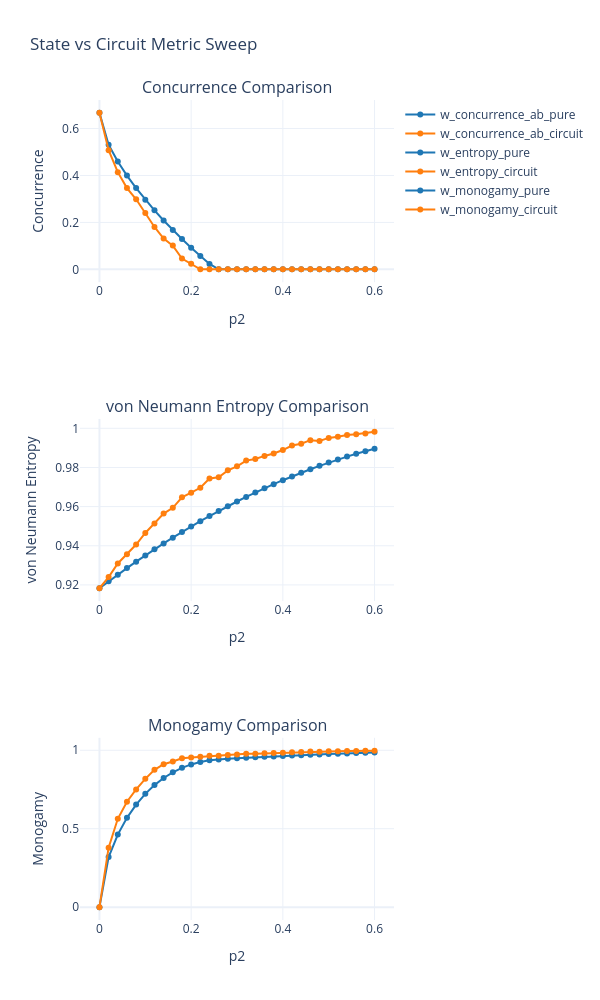
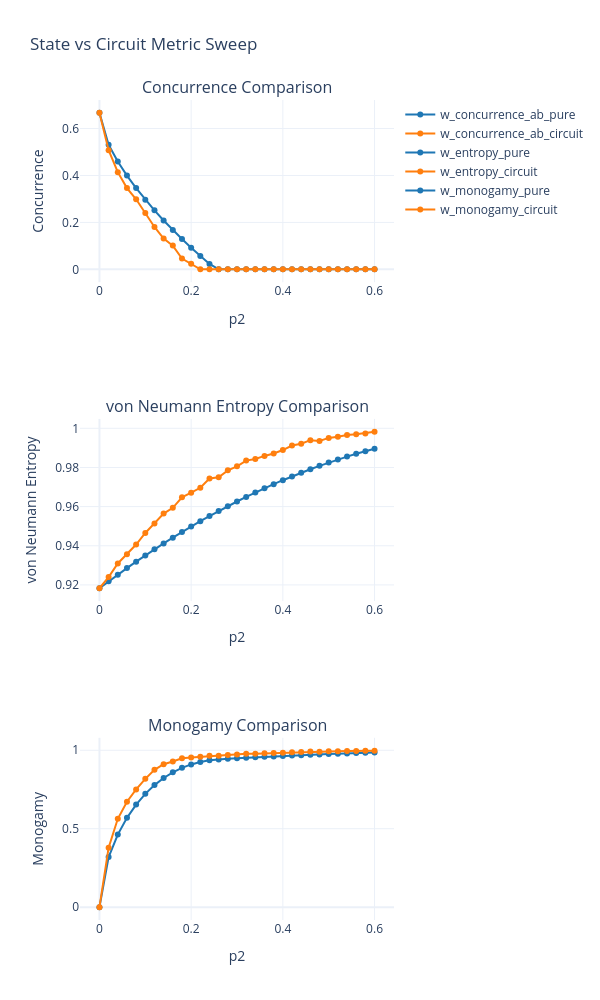

The cell these charts' notebook holds for them, in order:
### Code cell
# Multi-scatter subplot example: W-state pure vs circuit
plot_multi_scatter_from_csv_plotly(
    csv_path="out/loop_metrics.csv",
    x_axes="sweep_value",
    data_sets=[
        ("w_concurrence_ab_pure", "w_concurrence_ab_circuit"),
        ("w_entropy_pure", "w_entropy_circuit"),
        ("w_monogamy_pure", "w_monogamy_circuit"),
    ],
    x_label="p2",
    y_labels=["Concurrence", "von Neumann Entropy", "Monogamy"],
    titles=[
        "Concurrence Comparison",
        "von Neumann Entropy Comparison",
        "Monogamy Comparison",
    ],
    figure_title="State vs Circuit Metric Sweep",
    width=600,
    height=1000,
)

### Figure 1 — Plotly figure (JSON) as saved in the notebook; plotly's stock layout.template omitted (floating-point values rounded to 4 significant figures)
{"data": [{"line": {"color": "#1f77b4"}, "marker": {"color": "#1f77b4"}, "mode": "lines+markers", "name": "w_concurrence_ab_pure", "type": "scatter", "x": [0.0, 0.02, 0.04, 0.06, 0.08, 0.1, 0.12, 0.14, 0.16, 0.18, 0.2, 0.22, 0.24, 0.26, 0.28, 0.3, 0.32, 0.34, 0.36, 0.38, 0.4, 0.42, 0.44, 0.46, 0.48, 0.5, 0.52, 0.54, 0.56, 0.58, 0.6], "xaxis": "x", "y": [0.6667, 0.5304, 0.4592, 0.3994, 0.3461, 0.297, 0.2514, 0.2084, 0.1677, 0.1291, 0.09221, 0.05702, 0.02335, 0.0, 0.0, 0.0, 0.0, 0.0, 0.0, 0.0, 0.0, 0.0, 0.0, 0.0, 0.0, 0.0, 0.0, 0.0, 0.0, 0.0, 0.0], "yaxis": "y"}, {"line": {"color": "#ff7f0e"}, "marker": {"color": "#ff7f0e"}, "mode": "lines+markers", "name": "w_concurrence_ab_circuit", "type": "scatter", "x": [0.0, 0.02, 0.04, 0.06, 0.08, 0.1, 0.12, 0.14, 0.16, 0.18, 0.2, 0.22, 0.24, 0.26, 0.28, 0.3, 0.32, 0.34, 0.36, 0.38, 0.4, 0.42, 0.44, 0.46, 0.48, 0.5, 0.52, 0.54, 0.56, 0.58, 0.6], "xaxis": "x", "y": [0.6667, 0.5075, 0.414, 0.3463, 0.2984, 0.2401, 0.1805, 0.1312, 0.1012, 0.04604, 0.02415, 0.0, 0.0, 0.0, 0.0, 0.0, 0.0, 0.0, 0.0, 0.0, 0.0, 0.0, 0.0, 0.0, 0.0, 0.0, 0.0, 0.0, 0.0, 0.0, 0.0], "yaxis": "y"}, {"line": {"color": "#1f77b4"}, "marker": {"color": "#1f77b4"}, "mode": "lines+markers", "name": "w_entropy_pure", "type": "scatter", "x": [0.0, 0.02, 0.04, 0.06, 0.08, 0.1, 0.12, 0.14, 0.16, 0.18, 0.2, 0.22, 0.24, 0.26, 0.28, 0.3, 0.32, 0.34, 0.36, 0.38, 0.4, 0.42, 0.44, 0.46, 0.48, 0.5, 0.52, 0.54, 0.56, 0.58, 0.6], "xaxis": "x2", "y": [0.9183, 0.9218, 0.9252, 0.9286, 0.9319, 0.9351, 0.9382, 0.9412, 0.9441, 0.947, 0.9498, 0.9525, 0.9552, 0.9577, 0.9602, 0.9626, 0.9649, 0.9672, 0.9694, 0.9715, 0.9735, 0.9754, 0.9773, 0.9791, 0.9808, 0.9825, 0.984, 0.9855, 0.987, 0.9883, 0.9896], "yaxis": "y2"}, {"line": {"color": "#ff7f0e"}, "marker": {"color": "#ff7f0e"}, "mode": "lines+markers", "name": "w_entropy_circuit", "type": "scatter", "x": [0.0, 0.02, 0.04, 0.06, 0.08, 0.1, 0.12, 0.14, 0.16, 0.18, 0.2, 0.22, 0.24, 0.26, 0.28, 0.3, 0.32, 0.34, 0.36, 0.38, 0.4, 0.42, 0.44, 0.46, 0.48, 0.5, 0.52, 0.54, 0.56, 0.58, 0.6], "xaxis": "x2", "y": [0.9183, 0.924, 0.931, 0.9356, 0.9406, 0.9465, 0.9514, 0.9564, 0.9594, 0.9647, 0.9671, 0.9696, 0.9744, 0.975, 0.9785, 0.9806, 0.9835, 0.9843, 0.9859, 0.9872, 0.9889, 0.9912, 0.9921, 0.9939, 0.9935, 0.9951, 0.9956, 0.9966, 0.9969, 0.9974, 0.9982], "yaxis": "y2"}, {"line": {"color": "#1f77b4"}, "marker": {"color": "#1f77b4"}, "mode": "lines+markers", "name": "w_monogamy_pure", "type": "scatter", "x": [0.0, 0.02, 0.04, 0.06, 0.08, 0.1, 0.12, 0.14, 0.16, 0.18, 0.2, 0.22, 0.24, 0.26, 0.28, 0.3, 0.32, 0.34, 0.36, 0.38, 0.4, 0.42, 0.44, 0.46, 0.48, 0.5, 0.52, 0.54, 0.56, 0.58, 0.6], "xaxis": "x3", "y": [5.907e-09, 0.3191, 0.4626, 0.5694, 0.6539, 0.7223, 0.7779, 0.8231, 0.8593, 0.8878, 0.9096, 0.9254, 0.9359, 0.9418, 0.9453, 0.9486, 0.9518, 0.9549, 0.9578, 0.9607, 0.9635, 0.9661, 0.9687, 0.9712, 0.9735, 0.9758, 0.978, 0.98, 0.982, 0.9838, 0.9856], "yaxis": "y3"}, {"line": {"color": "#ff7f0e"}, "marker": {"color": "#ff7f0e"}, "mode": "lines+markers", "name": "w_monogamy_circuit", "type": "scatter", "x": [0.0, 0.02, 0.04, 0.06, 0.08, 0.1, 0.12, 0.14, 0.16, 0.18, 0.2, 0.22, 0.24, 0.26, 0.28, 0.3, 0.32, 0.34, 0.36, 0.38, 0.4, 0.42, 0.44, 0.46, 0.48, 0.5, 0.52, 0.54, 0.56, 0.58, 0.6], "xaxis": "x3", "y": [1.181e-08, 0.3793, 0.563, 0.6717, 0.7505, 0.818, 0.8753, 0.9111, 0.9288, 0.9491, 0.9542, 0.9582, 0.9647, 0.9655, 0.9704, 0.9732, 0.9772, 0.9783, 0.9805, 0.9823, 0.9847, 0.9879, 0.9891, 0.9916, 0.9911, 0.9932, 0.994, 0.9953, 0.9958, 0.9964, 0.9976], "yaxis": "y3"}], "layout": {"annotations": [{"font": {"size": 16}, "showarrow": false, "text": "Concurrence Comparison", "x": 0.5, "xanchor": "center", "xref": "paper", "y": 1, "yanchor": "bottom", "yref": "paper"}, {"font": {"size": 16}, "showarrow": false, "text": "von Neumann Entropy Comparison", "x": 0.5, "xanchor": "center", "xref": "paper", "y": 0.6111, "yanchor": "bottom", "yref": "paper"}, {"font": {"size": 16}, "showarrow": false, "text": "Monogamy Comparison", "x": 0.5, "xanchor": "center", "xref": "paper", "y": 0.2222, "yanchor": "bottom", "yref": "paper"}], "height": 1000, "showlegend": true, "title": {"text": "State vs Circuit Metric Sweep"}, "width": 600, "xaxis": {"anchor": "y", "domain": [0, 1], "title": {"text": "p2"}}, "xaxis2": {"anchor": "y2", "domain": [0, 1], "title": {"text": "p2"}}, "xaxis3": {"anchor": "y3", "domain": [0, 1], "title": {"text": "p2"}}, "yaxis": {"anchor": "x", "domain": [0.7778, 1], "title": {"text": "Concurrence"}}, "yaxis2": {"anchor": "x2", "domain": [0.3889, 0.6111], "title": {"text": "von Neumann Entropy"}}, "yaxis3": {"anchor": "x3", "domain": [0, 0.2222], "title": {"text": "Monogamy"}}}}

### Figure 2 — Plotly figure (JSON) as saved in the notebook; plotly's stock layout.template omitted (floating-point values rounded to 4 significant figures)
{"data": [{"line": {"color": "#1f77b4"}, "marker": {"color": "#1f77b4"}, "mode": "lines+markers", "name": "w_concurrence_ab_pure", "type": "scatter", "x": [0.0, 0.02, 0.04, 0.06, 0.08, 0.1, 0.12, 0.14, 0.16, 0.18, 0.2, 0.22, 0.24, 0.26, 0.28, 0.3, 0.32, 0.34, 0.36, 0.38, 0.4, 0.42, 0.44, 0.46, 0.48, 0.5, 0.52, 0.54, 0.56, 0.58, 0.6], "xaxis": "x", "y": [0.6667, 0.5304, 0.4592, 0.3994, 0.3461, 0.297, 0.2514, 0.2084, 0.1677, 0.1291, 0.09221, 0.05702, 0.02335, 0.0, 0.0, 0.0, 0.0, 0.0, 0.0, 0.0, 0.0, 0.0, 0.0, 0.0, 0.0, 0.0, 0.0, 0.0, 0.0, 0.0, 0.0], "yaxis": "y"}, {"line": {"color": "#ff7f0e"}, "marker": {"color": "#ff7f0e"}, "mode": "lines+markers", "name": "w_concurrence_ab_circuit", "type": "scatter", "x": [0.0, 0.02, 0.04, 0.06, 0.08, 0.1, 0.12, 0.14, 0.16, 0.18, 0.2, 0.22, 0.24, 0.26, 0.28, 0.3, 0.32, 0.34, 0.36, 0.38, 0.4, 0.42, 0.44, 0.46, 0.48, 0.5, 0.52, 0.54, 0.56, 0.58, 0.6], "xaxis": "x", "y": [0.6667, 0.5075, 0.414, 0.3463, 0.2984, 0.2401, 0.1805, 0.1312, 0.1012, 0.04604, 0.02415, 0.0, 0.0, 0.0, 0.0, 0.0, 0.0, 0.0, 0.0, 0.0, 0.0, 0.0, 0.0, 0.0, 0.0, 0.0, 0.0, 0.0, 0.0, 0.0, 0.0], "yaxis": "y"}, {"line": {"color": "#1f77b4"}, "marker": {"color": "#1f77b4"}, "mode": "lines+markers", "name": "w_entropy_pure", "type": "scatter", "x": [0.0, 0.02, 0.04, 0.06, 0.08, 0.1, 0.12, 0.14, 0.16, 0.18, 0.2, 0.22, 0.24, 0.26, 0.28, 0.3, 0.32, 0.34, 0.36, 0.38, 0.4, 0.42, 0.44, 0.46, 0.48, 0.5, 0.52, 0.54, 0.56, 0.58, 0.6], "xaxis": "x2", "y": [0.9183, 0.9218, 0.9252, 0.9286, 0.9319, 0.9351, 0.9382, 0.9412, 0.9441, 0.947, 0.9498, 0.9525, 0.9552, 0.9577, 0.9602, 0.9626, 0.9649, 0.9672, 0.9694, 0.9715, 0.9735, 0.9754, 0.9773, 0.9791, 0.9808, 0.9825, 0.984, 0.9855, 0.987, 0.9883, 0.9896], "yaxis": "y2"}, {"line": {"color": "#ff7f0e"}, "marker": {"color": "#ff7f0e"}, "mode": "lines+markers", "name": "w_entropy_circuit", "type": "scatter", "x": [0.0, 0.02, 0.04, 0.06, 0.08, 0.1, 0.12, 0.14, 0.16, 0.18, 0.2, 0.22, 0.24, 0.26, 0.28, 0.3, 0.32, 0.34, 0.36, 0.38, 0.4, 0.42, 0.44, 0.46, 0.48, 0.5, 0.52, 0.54, 0.56, 0.58, 0.6], "xaxis": "x2", "y": [0.9183, 0.924, 0.931, 0.9356, 0.9406, 0.9465, 0.9514, 0.9564, 0.9594, 0.9647, 0.9671, 0.9696, 0.9744, 0.975, 0.9785, 0.9806, 0.9835, 0.9843, 0.9859, 0.9872, 0.9889, 0.9912, 0.9921, 0.9939, 0.9935, 0.9951, 0.9956, 0.9966, 0.9969, 0.9974, 0.9982], "yaxis": "y2"}, {"line": {"color": "#1f77b4"}, "marker": {"color": "#1f77b4"}, "mode": "lines+markers", "name": "w_monogamy_pure", "type": "scatter", "x": [0.0, 0.02, 0.04, 0.06, 0.08, 0.1, 0.12, 0.14, 0.16, 0.18, 0.2, 0.22, 0.24, 0.26, 0.28, 0.3, 0.32, 0.34, 0.36, 0.38, 0.4, 0.42, 0.44, 0.46, 0.48, 0.5, 0.52, 0.54, 0.56, 0.58, 0.6], "xaxis": "x3", "y": [5.907e-09, 0.3191, 0.4626, 0.5694, 0.6539, 0.7223, 0.7779, 0.8231, 0.8593, 0.8878, 0.9096, 0.9254, 0.9359, 0.9418, 0.9453, 0.9486, 0.9518, 0.9549, 0.9578, 0.9607, 0.9635, 0.9661, 0.9687, 0.9712, 0.9735, 0.9758, 0.978, 0.98, 0.982, 0.9838, 0.9856], "yaxis": "y3"}, {"line": {"color": "#ff7f0e"}, "marker": {"color": "#ff7f0e"}, "mode": "lines+markers", "name": "w_monogamy_circuit", "type": "scatter", "x": [0.0, 0.02, 0.04, 0.06, 0.08, 0.1, 0.12, 0.14, 0.16, 0.18, 0.2, 0.22, 0.24, 0.26, 0.28, 0.3, 0.32, 0.34, 0.36, 0.38, 0.4, 0.42, 0.44, 0.46, 0.48, 0.5, 0.52, 0.54, 0.56, 0.58, 0.6], "xaxis": "x3", "y": [1.181e-08, 0.3793, 0.563, 0.6717, 0.7505, 0.818, 0.8753, 0.9111, 0.9288, 0.9491, 0.9542, 0.9582, 0.9647, 0.9655, 0.9704, 0.9732, 0.9772, 0.9783, 0.9805, 0.9823, 0.9847, 0.9879, 0.9891, 0.9916, 0.9911, 0.9932, 0.994, 0.9953, 0.9958, 0.9964, 0.9976], "yaxis": "y3"}], "layout": {"annotations": [{"font": {"size": 16}, "showarrow": false, "text": "Concurrence Comparison", "x": 0.5, "xanchor": "center", "xref": "paper", "y": 1, "yanchor": "bottom", "yref": "paper"}, {"font": {"size": 16}, "showarrow": false, "text": "von Neumann Entropy Comparison", "x": 0.5, "xanchor": "center", "xref": "paper", "y": 0.6111, "yanchor": "bottom", "yref": "paper"}, {"font": {"size": 16}, "showarrow": false, "text": "Monogamy Comparison", "x": 0.5, "xanchor": "center", "xref": "paper", "y": 0.2222, "yanchor": "bottom", "yref": "paper"}], "height": 1000, "showlegend": true, "title": {"text": "State vs Circuit Metric Sweep"}, "width": 600, "xaxis": {"anchor": "y", "domain": [0, 1], "title": {"text": "p2"}}, "xaxis2": {"anchor": "y2", "domain": [0, 1], "title": {"text": "p2"}}, "xaxis3": {"anchor": "y3", "domain": [0, 1], "title": {"text": "p2"}}, "yaxis": {"anchor": "x", "domain": [0.7778, 1], "title": {"text": "Concurrence"}}, "yaxis2": {"anchor": "x2", "domain": [0.3889, 0.6111], "title": {"text": "von Neumann Entropy"}}, "yaxis3": {"anchor": "x3", "domain": [0, 0.2222], "title": {"text": "Monogamy"}}}}
